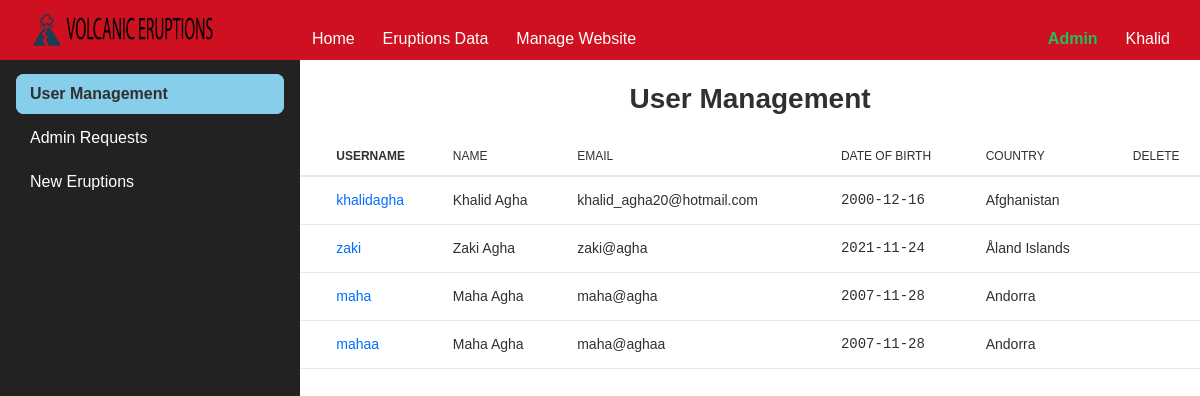
The page /admin/user_management (signed in) on the database as committed earlier.
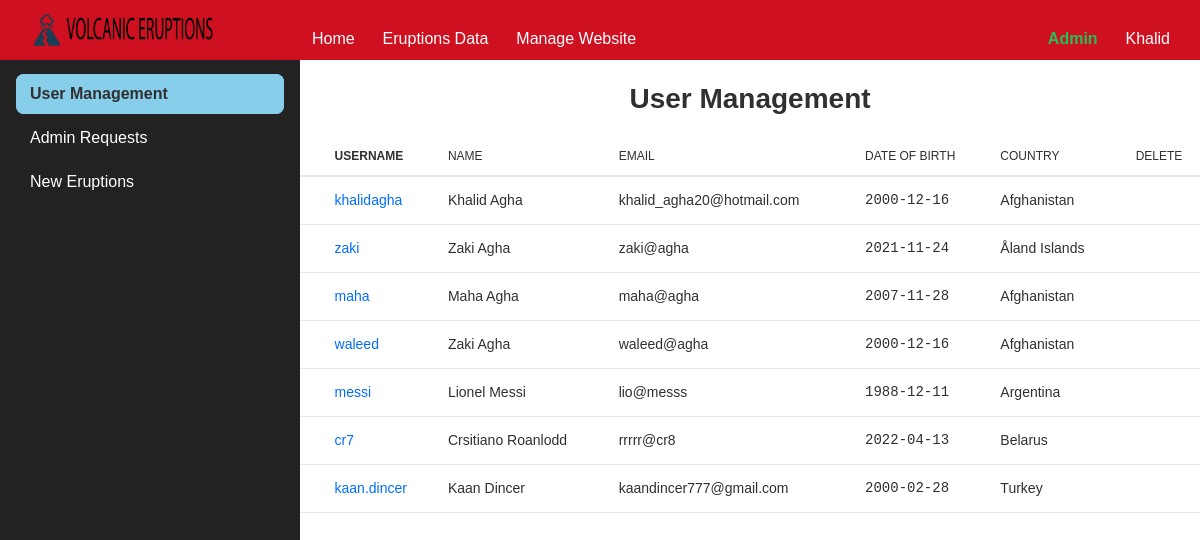
The same page on the database as committed later.
### myflask/models.py (models this page shows, shortened)
class User(db.Model, UserMixin):
    __tablename__ = "user"
    id = db.Column(db.Integer, primary_key=True)
    first_name = db.Column(db.Text, nullable=False)
    last_name = db.Column(db.Text, nullable=False)
    DOB = db.Column(db.Date, nullable=False)
    email = db.Column(db.Text, unique=True, nullable=False)
    username = db.Column(db.Text, unique=True, nullable=False)
    password = db.Column(db.Text, nullable=False)
    user_type = db.Column(db.Text, nullable=False)
    country = db.Column(db.Text, nullable=False)

### myflask/auth/routes.py (the view)
@auth_bp.route("/admin/user_management")
@login_required
def admin():
    if current_user.user_type == "admin":
        users = load_all_users()
        return render_template("admin.html", userlist=users)
    return redirect(url_for('main.index'))

### myflask/auth/routes.py (called while the page is built)
@login_manager.user_loader
def load_user(user_id):
    if user_id is not None:
        return User.query.get(user_id)
    return None

def load_all_users():
    return User.query.all()

### myflask/templates/admin.html (shortened to what this page needs)
{% extends "layout.html" %}
{% from "_formhelpers.html" import render_field %}
{% set page_name = 'admin' %}
{% block content %}
    <div class="flex h-minus-nav">
        {% include 'sidebar_admin.html' %}
        <div class="container">
            <br>
            <h1 style="text-align: center">User Management</h1>
            <br>
            <table class="table">
                <thead>
                <tr>
                    <th></th>
                    <th class="is-bold">Username</th>
                    <th>Name</th>
                    <th>Email</th>
                    <th>Date of Birth</th>
                    <th>Country</th>
                    <th class="is-center">Delete</th>
                </tr>
                </thead>
                <tbody>
                {% for eachuser in userlist %}
                    <tr>
                        {% if eachuser.user_type == 'admin' %}
                            <td class="is-center"
                            ></td>
                        {% else %}
                            <td></td>
                        {% endif %}
                        <td><a href="/user/{{ eachuser.username }}">{{ eachuser.username }}</a></td>
                        <td>{{ eachuser.first_name }} {{ eachuser.last_name }}</td>
                        <td>{{ eachuser.email }}</td>
                        <td class="is-mono">{{ eachuser.DOB }}</td>
                        <td>{{ eachuser.country }}</td>
                        <td class="is-center"
                        ></td>
                    </tr>
                {% endfor %}
                </tbody>
            </table>
        </div>
    </div>
{% endblock %}

### myflask/templates/layout.html (shortened to what this page needs)
<!doctype html>
<html lang="en">
<head>
    <link rel="stylesheet" href="{{ url_for('static', filename='css/denali.css') }}">
    <link rel="stylesheet" href="{{ url_for('static', filename='css/denali-dark-theme.css') }}">
    <link rel="stylesheet" href="https://cdn.jsdelivr.net/npm/denali-icon-font/dist/denali-icon-font.css">
</head>
<header>
    {% include 'navbar.html' %}
</header>
<body>
{% block content %}
{% endblock %}
</body>

### myflask/templates/navbar.html (shortened to what this page needs)
<nav class="nav">
    <div class="nav-left">
        <img class="nav-brand" src="{{ url_for('static', filename='images/biglogo.png') }}" alt=""/>
    </div>
    {% if current_user.is_anonymous %}
        <div></div>
    {% else %}
        <div class="nav-responsive" id="navMenuContent">
            <div class="nav-center">
                <a class="nav-item" href="{{ url_for('main.index') }}">
                     Home
                </a>
                <a class="nav-item">
                     Eruptions Data
                </a>
                {% if current_user.user_type == 'admin' %}
                    <a class="nav-item" href="{{ url_for('auth.admin') }}">
                         Manage Website
                    </a>
                {% endif %}
            </div>
            <div class="nav-right">
                {% if current_user.user_type == 'admin' %}
                    <a class="nav-item is-bold is-green-500">
                         Admin
                    </a>
                {% elif current_user.user_type == 'A' %}
                    <a class="nav-item is-bold is-yellow-500">
                        <i class="d-icon d-security-verified-solid"></i> Pending
                    </a>
                {% endif %}
                <div class="menu menu--nav is-right">
                    <div class="nav-item menu-trigger"
                    >{{ current_user.first_name }}
                    </div>
                </div>
            </div>
        </div>
    {% endif %}
</nav>

### myflask/templates/sidebar_admin.html
<div class="tabs is-primary is-vertical hide-tablet-down">
    <ul>
        <li class={% if page_name=='admin' %}"is-active"{% endif %}><a href="{{ url_for('auth.admin') }}">User Management</a></li>
    <li class={% if page_name=='admin_requests' %}"is-active"{% endif %}><a href="{{ url_for('auth.admin_requests') }}">Admin Requests</a></li>
        <li class={% if page_name=='change_password' %}"is-active"{% endif %}><a href="{{ url_for('auth.change_password') }}">New Eruptions</a></li>
    </ul>
</div>

### myflask/static/css/denali-dark-theme.css (style rules this page uses)
html { font-size:10px;-moz-osx-font-smoothing:grayscale;-webkit-font-smoothing:antialiased }

Rows that differ between the two databases and show on the page:
changed User "zaki": user_type "A" → "admin" (drawn)
changed User "maha": country "Andorra" → "Afghanistan"
changed User: username "mahaa" → "waleed"; first_name "Maha" → "Zaki"; email "maha@aghaa" → "waleed@agha"; DOB "2007-11-28" → "2000-12-16"; country "Andorra" → "Afghanistan"
added User: user_type "A" (drawn), username "messi", first_name "Lionel", last_name "Messi", email "lio@messs", DOB "1988-12-11", country "Argentina"
added User: user_type "A" (drawn), username "cr7", first_name "Crsitiano", last_name "Roanlodd", email "rrrrr@cr8", DOB "2022-04-13", country "Belarus"
added User: user_type "admin" (drawn), username "kaan.dincer", first_name "Kaan", last_name "Dincer", email "kaandincer777@gmail.com", DOB "2000-02-28", country "Turkey"
